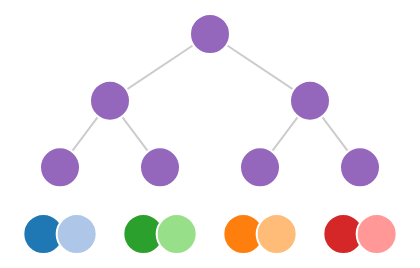

Write the Vega-Lite specification saved for this chart.
### Vega specification from a JSON file in a GitHub repository (floating-point values rounded to 4 significant figures)
{"$schema": "https://vega.github.io/schema/vega/v6.json", "width": 200, "height": 100, "padding": 5, "signals": [{"name": "nodeCutoff", "value": 100, "bind": {"input": "range", "min": 0, "max": 100}}, {"name": "linkCutoff", "value": 70, "bind": {"input": "range", "min": 0, "max": 100}}], "data": [{"name": "tree", "values": [{"id": "A", "job": "Doctor", "region": "East"}, {"id": "B", "job": "Doctor", "region": "East"}, {"id": "C", "job": "Lawyer", "region": "East"}, {"id": "D", "job": "Lawyer", "region": "East"}, {"id": "E", "job": "Doctor", "region": "West"}, {"id": "F", "job": "Doctor", "region": "West"}, {"id": "G", "job": "Lawyer", "region": "West"}, {"id": "H", "job": "Lawyer", "region": "West"}], "transform": [{"type": "nest", "generate": true, "keys": ["job", "region"]}, {"type": "tree", "method": "tidy", "size": [{"signal": "width"}, {"signal": "height"}]}, {"type": "filter", "expr": "datum.y <= nodeCutoff"}]}, {"name": "links", "source": "tree", "transform": [{"type": "filter", "expr": "datum.y <= linkCutoff"}, {"type": "treelinks"}, {"type": "linkpath"}]}], "scales": [{"name": "color", "type": "ordinal", "range": {"scheme": "category20"}}], "marks": [{"type": "path", "from": {"data": "links"}, "encode": {"enter": {"stroke": {"value": "#ccc"}}, "update": {"path": {"field": "path"}}}}, {"type": "symbol", "from": {"data": "tree"}, "encode": {"enter": {"fill": {"scale": "color", "field": "id"}, "stroke": {"value": "white"}, "size": {"value": 400}}, "update": {"x": {"field": "x"}, "y": {"field": "y"}}}}]}
